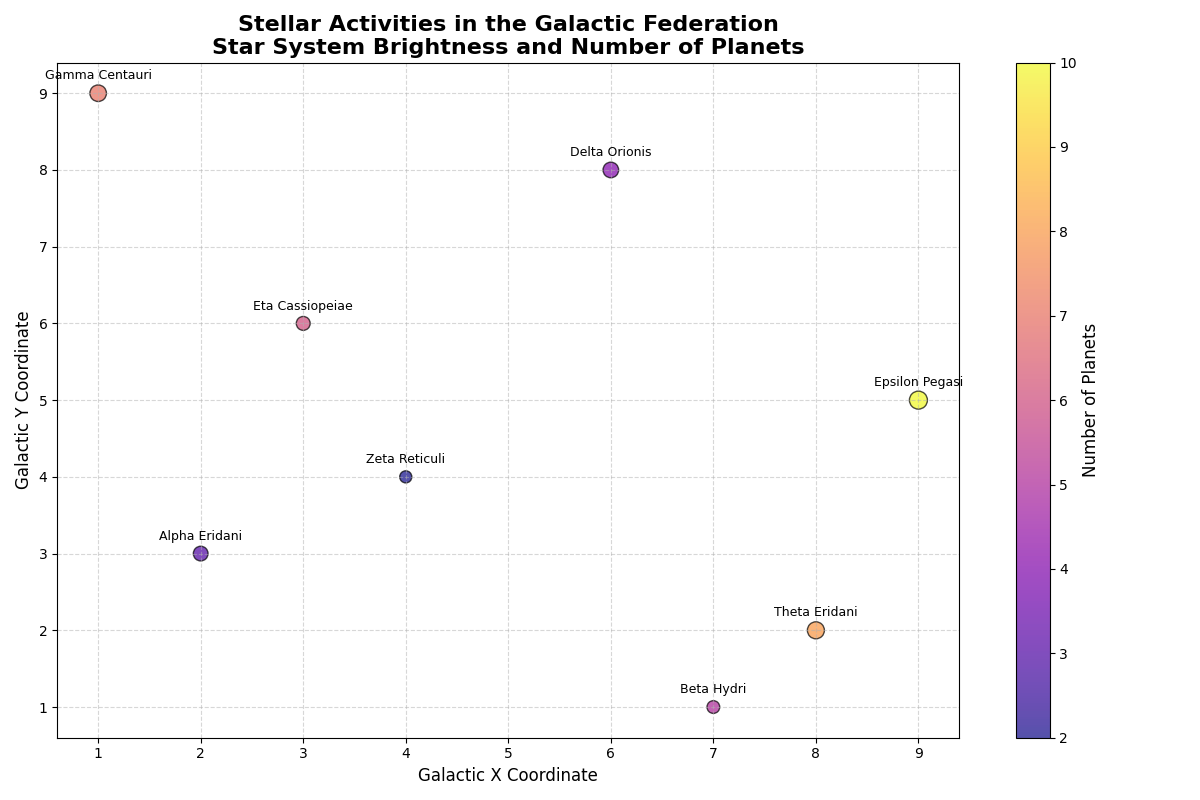

Reproduce this figure in Python.
import matplotlib.pyplot as plt
import numpy as np

star_systems = [
    [2, 3, 5.6, 3],   
    [7, 1, 4.2, 5],    
    [1, 9, 7.1, 7],   
    [6, 8, 6.3, 4],    
    [9, 5, 8.4, 10],    
    [4, 4, 3.8, 2],
    [3, 6, 5.0, 6],    # Added star system
    [8, 2, 7.5, 8]     # Added star system
]

x_coords = [data[0] for data in star_systems]
y_coords = [data[1] for data in star_systems]
brightness = [data[2] for data in star_systems]
num_planets = [data[3] for data in star_systems]

star_names = [
    'Alpha Eridani', 
    'Beta Hydri', 
    'Gamma Centauri', 
    'Delta Orionis', 
    'Epsilon Pegasi', 
    'Zeta Reticuli',
    'Eta Cassiopeiae',   # Name for added star system
    'Theta Eridani'      # Name for added star system
]

fig, ax = plt.subplots(figsize=(12, 8))

scatter = ax.scatter(x_coords, y_coords, s=[b*20 for b in brightness], c=num_planets, cmap='plasma', alpha=0.7, edgecolors='black')

for i, name in enumerate(star_names):
    ax.annotate(name, (x_coords[i], y_coords[i]), textcoords="offset points", xytext=(0,10), ha='center', fontsize=9)

cbar = plt.colorbar(scatter, ax=ax)
cbar.set_label('Number of Planets', fontsize=12)

plt.title("Stellar Activities in the Galactic Federation\nStar System Brightness and Number of Planets", fontsize=16, fontweight='bold')
plt.xlabel("Galactic X Coordinate", fontsize=12)
plt.ylabel("Galactic Y Coordinate", fontsize=12)
ax.grid(True, linestyle='--', alpha=0.5)

plt.tight_layout()
plt.show()
